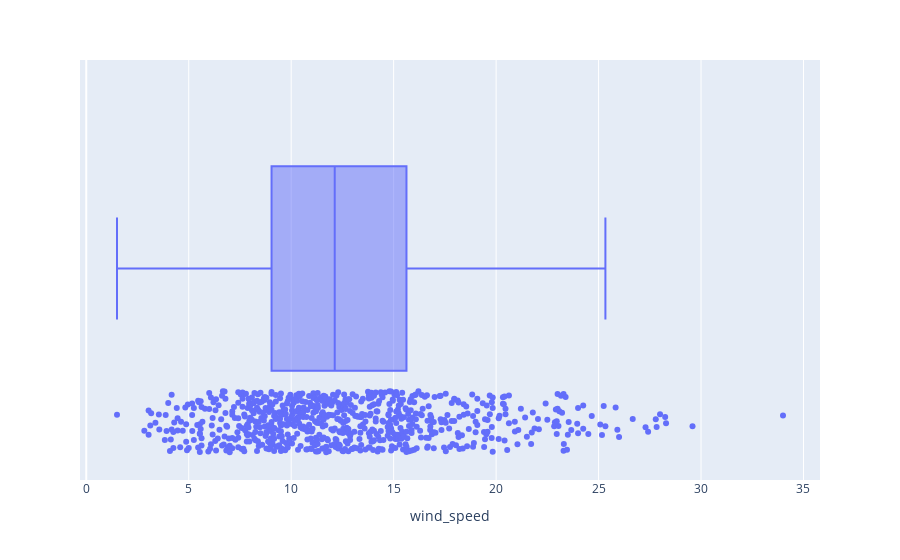

Write notebook code for a chart like this one.
### Markdown cell above
#### Wind Speed

### Code cell
show_box_plot(data=day_df, target="wind_speed", points="all", horizontal=True)

### Figure 1 — Plotly figure (JSON) as saved in the notebook; plotly's stock layout.template omitted (floating-point values rounded to 4 significant figures; data arrays with more than 128 entries replaced by an {"elided": "..."} marker saying what was removed)
{"data": [{"alignmentgroup": "True", "boxpoints": "all", "hovertemplate": "wind_speed=%{x}<extra></extra>", "legendgroup": "", "marker": {"color": "#636efa"}, "name": "", "notched": false, "offsetgroup": "", "orientation": "h", "showlegend": false, "type": "box", "x": {"elided": "730 float values"}, "x0": " ", "xaxis": "x", "y0": " ", "yaxis": "y"}], "layout": {"boxmode": "group", "legend": {"tracegroupgap": 0}, "margin": {"t": 60}, "xaxis": {"anchor": "y", "domain": [0, 1], "title": {"text": "wind_speed"}}, "yaxis": {"anchor": "x", "domain": [0, 1]}}}
